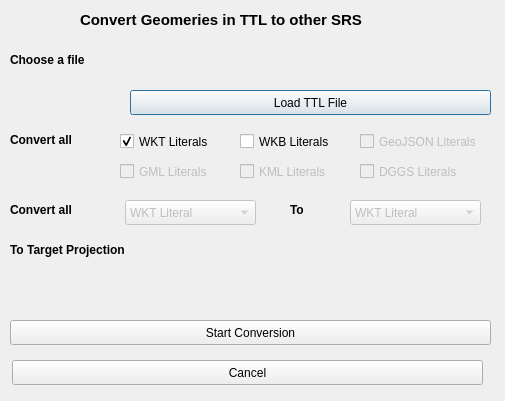
<?xml version="1.0" encoding="UTF-8"?>
<ui version="4.0">
 <class>Dialog</class>
 <widget class="QDialog" name="Dialog">
  <property name="geometry">
   <rect>
    <x>0</x>
    <y>0</y>
    <width>505</width>
    <height>401</height>
   </rect>
  </property>
  <property name="windowTitle">
   <string>Dialog</string>
  </property>
  <widget class="QLabel" name="convertSRSLabel">
   <property name="geometry">
    <rect>
     <x>80</x>
     <y>10</y>
     <width>351</width>
     <height>20</height>
    </rect>
   </property>
   <property name="font">
    <font>
     <pointsize>11</pointsize>
     <weight>75</weight>
     <bold>true</bold>
    </font>
   </property>
   <property name="text">
    <string>Convert Geomeries in TTL to other SRS</string>
   </property>
  </widget>
  <widget class="QgsProjectionSelectionWidget" name="projectionSelect">
   <property name="geometry">
    <rect>
     <x>10</x>
     <y>280</y>
     <width>481</width>
     <height>27</height>
    </rect>
   </property>
  </widget>
  <widget class="QPushButton" name="loadFromFileButton">
   <property name="geometry">
    <rect>
     <x>130</x>
     <y>90</y>
     <width>361</width>
     <height>25</height>
    </rect>
   </property>
   <property name="text">
    <string>Load TTL File</string>
   </property>
  </widget>
  <widget class="QPushButton" name="cancelButton">
   <property name="geometry">
    <rect>
     <x>12</x>
     <y>360</y>
     <width>471</width>
     <height>25</height>
    </rect>
   </property>
   <property name="text">
    <string>Cancel</string>
   </property>
  </widget>
  <widget class="QLabel" name="fileLoadedLabel">
   <property name="geometry">
    <rect>
     <x>140</x>
     <y>60</y>
     <width>62</width>
     <height>17</height>
    </rect>
   </property>
   <property name="text">
    <string/>
   </property>
  </widget>
  <widget class="QPushButton" name="startConversionButton">
   <property name="geometry">
    <rect>
     <x>10</x>
     <y>320</y>
     <width>481</width>
     <height>25</height>
    </rect>
   </property>
   <property name="text">
    <string>Start Conversion</string>
   </property>
  </widget>
  <widget class="QLabel" name="chosenFileLabel">
   <property name="geometry">
    <rect>
     <x>140</x>
     <y>50</y>
     <width>351</width>
     <height>20</height>
    </rect>
   </property>
   <property name="text">
    <string/>
   </property>
  </widget>
  <widget class="QLabel" name="convertLiteralSelectionLabel">
   <property name="geometry">
    <rect>
     <x>10</x>
     <y>130</y>
     <width>81</width>
     <height>20</height>
    </rect>
   </property>
   <property name="font">
    <font>
     <weight>75</weight>
     <bold>true</bold>
    </font>
   </property>
   <property name="text">
    <string>Convert all</string>
   </property>
  </widget>
  <widget class="QCheckBox" name="wktLiteralCheckBox">
   <property name="geometry">
    <rect>
     <x>120</x>
     <y>130</y>
     <width>111</width>
     <height>23</height>
    </rect>
   </property>
   <property name="text">
    <string>WKT Literals</string>
   </property>
   <property name="checked">
    <bool>true</bool>
   </property>
  </widget>
  <widget class="QCheckBox" name="gmlLiteralCheckBox">
   <property name="enabled">
    <bool>false</bool>
   </property>
   <property name="geometry">
    <rect>
     <x>120</x>
     <y>160</y>
     <width>111</width>
     <height>23</height>
    </rect>
   </property>
   <property name="text">
    <string>GML Literals</string>
   </property>
  </widget>
  <widget class="QCheckBox" name="wkbLiteralCheckBox">
   <property name="geometry">
    <rect>
     <x>240</x>
     <y>130</y>
     <width>111</width>
     <height>23</height>
    </rect>
   </property>
   <property name="text">
    <string>WKB Literals</string>
   </property>
  </widget>
  <widget class="QLabel" name="toTargetProjectionLabel">
   <property name="geometry">
    <rect>
     <x>10</x>
     <y>240</y>
     <width>161</width>
     <height>20</height>
    </rect>
   </property>
   <property name="font">
    <font>
     <weight>75</weight>
     <bold>true</bold>
    </font>
   </property>
   <property name="text">
    <string>To Target Projection</string>
   </property>
  </widget>
  <widget class="QCheckBox" name="kmlLiteralCheckBox">
   <property name="enabled">
    <bool>false</bool>
   </property>
   <property name="geometry">
    <rect>
     <x>240</x>
     <y>160</y>
     <width>111</width>
     <height>23</height>
    </rect>
   </property>
   <property name="text">
    <string>KML Literals</string>
   </property>
  </widget>
  <widget class="QCheckBox" name="geojsonLiteralCheckBox">
   <property name="enabled">
    <bool>false</bool>
   </property>
   <property name="geometry">
    <rect>
     <x>360</x>
     <y>130</y>
     <width>131</width>
     <height>23</height>
    </rect>
   </property>
   <property name="text">
    <string>GeoJSON Literals</string>
   </property>
  </widget>
  <widget class="QCheckBox" name="dggsLiteralCheckBox">
   <property name="enabled">
    <bool>false</bool>
   </property>
   <property name="geometry">
    <rect>
     <x>360</x>
     <y>160</y>
     <width>121</width>
     <height>23</height>
    </rect>
   </property>
   <property name="text">
    <string>DGGS Literals</string>
   </property>
  </widget>
  <widget class="QLabel" name="chooseFileLabel">
   <property name="geometry">
    <rect>
     <x>10</x>
     <y>50</y>
     <width>101</width>
     <height>20</height>
    </rect>
   </property>
   <property name="font">
    <font>
     <weight>75</weight>
     <bold>true</bold>
    </font>
   </property>
   <property name="text">
    <string>Choose a file</string>
   </property>
  </widget>
  <widget class="QLabel" name="label_4">
   <property name="geometry">
    <rect>
     <x>10</x>
     <y>200</y>
     <width>81</width>
     <height>20</height>
    </rect>
   </property>
   <property name="font">
    <font>
     <weight>75</weight>
     <bold>true</bold>
    </font>
   </property>
   <property name="text">
    <string>Convert all</string>
   </property>
  </widget>
  <widget class="QComboBox" name="comboBox">
   <property name="enabled">
    <bool>false</bool>
   </property>
   <property name="geometry">
    <rect>
     <x>125</x>
     <y>200</y>
     <width>131</width>
     <height>25</height>
    </rect>
   </property>
   <item>
    <property name="text">
     <string>WKT Literal</string>
    </property>
   </item>
   <item>
    <property name="text">
     <string>WKB Literal</string>
    </property>
   </item>
   <item>
    <property name="text">
     <string>KML Literal</string>
    </property>
   </item>
   <item>
    <property name="text">
     <string>GML Literal</string>
    </property>
   </item>
   <item>
    <property name="text">
     <string>GeoJSON Literal</string>
    </property>
   </item>
   <item>
    <property name="text">
     <string>DGGS Literal</string>
    </property>
   </item>
  </widget>
  <widget class="QComboBox" name="comboBox_2">
   <property name="enabled">
    <bool>false</bool>
   </property>
   <property name="geometry">
    <rect>
     <x>350</x>
     <y>200</y>
     <width>131</width>
     <height>25</height>
    </rect>
   </property>
   <item>
    <property name="text">
     <string>WKT Literal</string>
    </property>
   </item>
   <item>
    <property name="text">
     <string>WKB Literal</string>
    </property>
   </item>
   <item>
    <property name="text">
     <string>KML Literal</string>
    </property>
   </item>
   <item>
    <property name="text">
     <string>GML Literal</string>
    </property>
   </item>
   <item>
    <property name="text">
     <string>GeoJSON Literal</string>
    </property>
   </item>
   <item>
    <property name="text">
     <string>DGGS Literal</string>
    </property>
   </item>
  </widget>
  <widget class="QLabel" name="label_5">
   <property name="geometry">
    <rect>
     <x>290</x>
     <y>200</y>
     <width>41</width>
     <height>20</height>
    </rect>
   </property>
   <property name="font">
    <font>
     <weight>75</weight>
     <bold>true</bold>
    </font>
   </property>
   <property name="text">
    <string>To</string>
   </property>
  </widget>
 </widget>
 <customwidgets>
  <customwidget>
   <class>QgsProjectionSelectionWidget</class>
   <extends>QWidget</extends>
   <header>qgsprojectionselectionwidget.h</header>
  </customwidget>
 </customwidgets>
 <resources/>
 <connections/>
</ui>
